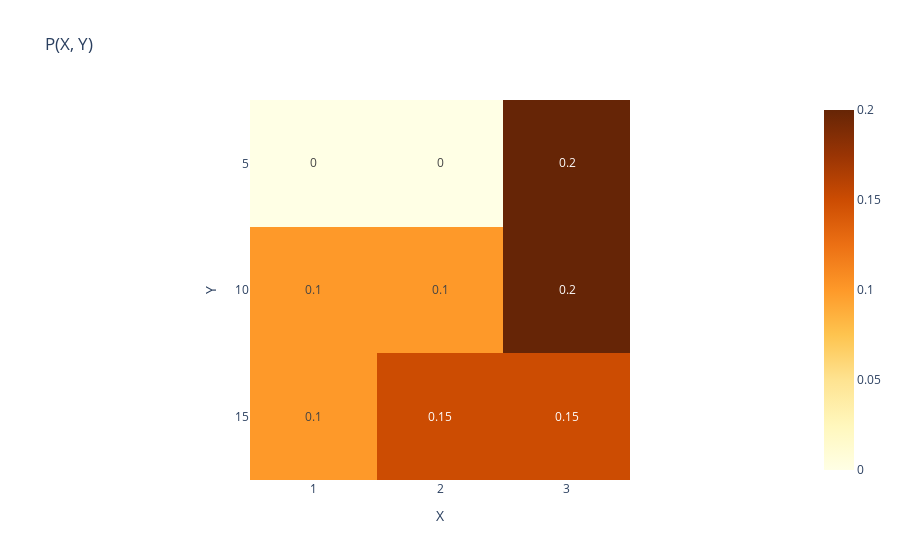

Notebook source saved alongside this figure:
### Markdown cell above
### 1) Show that $P(X,Y)$ is a valid distribution function.

### Code cell
one = Exercise1()
plot_distr_heatmap(freq=one.freq, X_values=one.X_values, Y_values=one.Y_values)

### Figure 1 — Plotly figure (JSON) as saved in the notebook; plotly's stock layout.template omitted (floating-point values rounded to 4 significant figures)
{"data": [{"coloraxis": "coloraxis", "hovertemplate": "X: %{x}<br>Y: %{y}<br>color: %{z}<extra></extra>", "name": "0", "texttemplate": "%{z}", "type": "heatmap", "x": ["1", "2", "3"], "xaxis": "x", "y": ["5", "10", "15"], "yaxis": "y", "z": [[0, 0, 0.2], [0.1, 0.1, 0.2], [0.1, 0.15, 0.15]]}], "layout": {"coloraxis": {"colorscale": [[0, "rgb(255,255,229)"], [0.125, "rgb(255,247,188)"], [0.25, "rgb(254,227,145)"], [0.375, "rgb(254,196,79)"], [0.5, "rgb(254,153,41)"], [0.625, "rgb(236,112,20)"], [0.75, "rgb(204,76,2)"], [0.875, "rgb(153,52,4)"], [1, "rgb(102,37,6)"]]}, "title": {"text": "P(X, Y)"}, "xaxis": {"anchor": "y", "constrain": "domain", "domain": [0, 1], "scaleanchor": "y", "title": {"text": "X"}}, "yaxis": {"anchor": "x", "autorange": "reversed", "constrain": "domain", "domain": [0, 1], "title": {"text": "Y"}}}}
